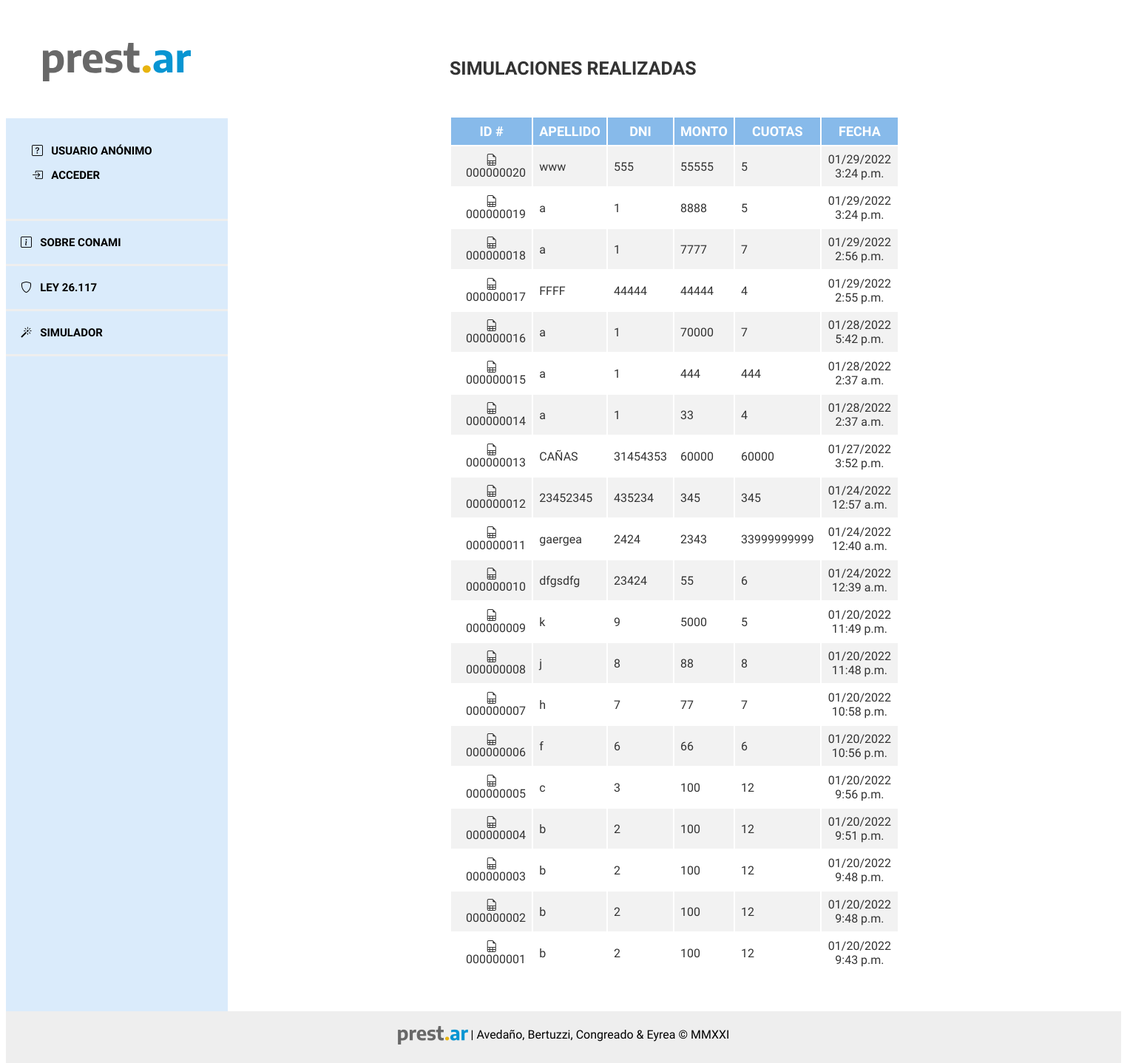
Before: /simulador/list/ with the older database file.
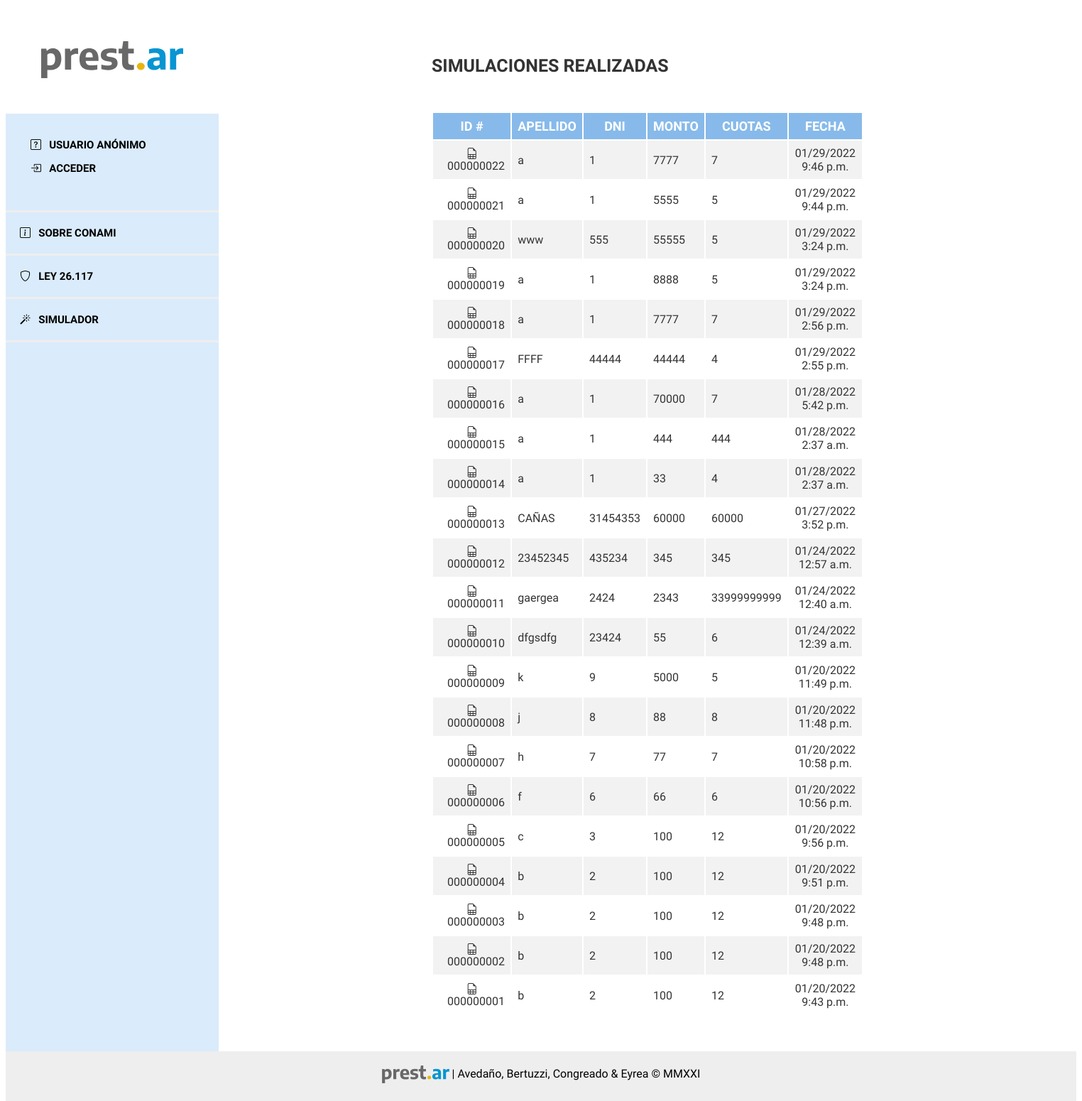
After: the same page with the newer database file.
### prestamos/models.py (models this page shows, shortened)
class Simulacion(models.Model):
    smvm = models.ForeignKey(
        SMVM, on_delete=models.CASCADE, null=True, default=1)
    author = models.ForeignKey(
        settings.AUTH_USER_MODEL, on_delete=models.CASCADE, null=True)  # Acá tiene que quedar el null=True porque se tiene que poder hacer simulaciones sin registrarse
    nombre = models.CharField(max_length=200)
    apellido = models.CharField(max_length=200)
    dni = models.IntegerField(validators=[
                              MaxValueValidator(99999999)])
    importe_solicitado = models.PositiveIntegerField()
    created_date = models.DateTimeField(
        default=timezone.now)
    tasa_anual = models.ForeignKey(
        TasaInteres, on_delete=models.CASCADE, null=True, default=1)
    cant_cuotas = models.SmallIntegerField()
    telefono = models.CharField(max_length=200)
    email = models.CharField(max_length=200)
    cuota_final = models.DecimalField(
        decimal_places=2, max_digits=9, null=True)
    def calculo_cuota(self):
        interes = int(self.tasa_anual.tasa)/100
        calculo_cuota = round(self.importe_solicitado*(interes/12) /
                              (1-(1+(interes/12))**(-self.cant_cuotas)), 2)
        return round(calculo_cuota, 2)

### prestamos/views.py (the view)
# urls.py: path('simulador/list/', views.simulaciones_list, name='simulaciones_list'),
def simulaciones_list(request):
    simulaciones = SimulacionFilter(
        request.GET, queryset=Simulacion.objects.order_by('-created_date'))
    return render(request, 'simulador/simulaciones_list.html', {'filter': simulaciones})

### prestamos/models.py (called while the page is built)
    def __str__(self):
        return '{}'.format(self.tasa)

### prestamos/templates/simulador/simulaciones_list.html (shortened to what this page needs)
{% extends 'base.html' %}
{% block content %}
<header>
	<span>SIMULACIONES REALIZADAS</span>
</header>
<main>
	<table id="myTable" class="display">
		<thead>
		<tr class="titulo mayus">
		<th onclick="sortTable(0)">ID #</th>
		<th onclick="sortTable(1)">APELLIDO</th>
		<th onclick="sortTable(2)">DNI</th>
		<th onclick="sortTable(3)">MONTO</th>
		<th onclick="sortTable(4)">CUOTAS</th>
		<th onclick="sortTable(5)">FECHA</th>
		</tr>
		</thead>
		{% for simulacion in filter.qs %}
		<tbody>
		<tr >
		<td style="text-align: center;"><a href="{% url 'simulacion_detail' pk=simulacion.pk %}"><i class="bi bi-file-earmark-spreadsheet"></i>&nbsp;&nbsp;&nbsp;{{ simulacion.id|stringformat:"09d" }}</a></td>
		<td>{{ simulacion.apellido }}</td>
		<td>{{ simulacion.dni }}</td>
		<td>{{ simulacion.importe_solicitado }}</td>
		<td>{{ simulacion.cant_cuotas }}</td>
		<td style="text-align: center;">{{ simulacion.created_date|date:"SHORT_DATETIME_FORMAT" }}</td>
		</tr>
		</tbody>
		{% empty %}
			<div class="grid-item texto">NO HAY RESULTADOS PARA LA BÚSQUEDA</div>
	  {% endfor %}
	  </table>
</main>
{% endblock %}

Changed rows visible on the page:
added Simulacion: id "000000022", apellido "a", dni "1", importe_solicitado "7777", cant_cuotas "7", created_date "01/29/2022 9:46 p.m."
added Simulacion: id "000000021", apellido "a", dni "1", importe_solicitado "5555", cant_cuotas "5", created_date "01/29/2022 9:44 p.m."
